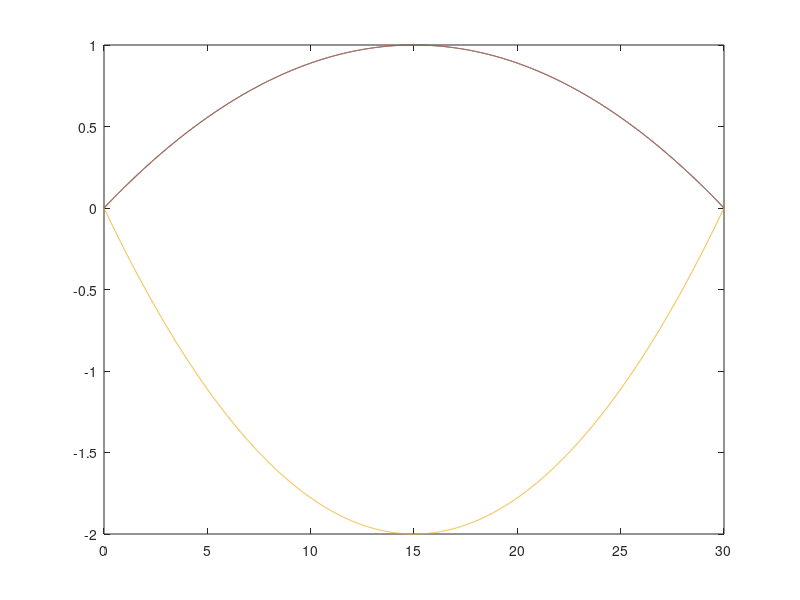
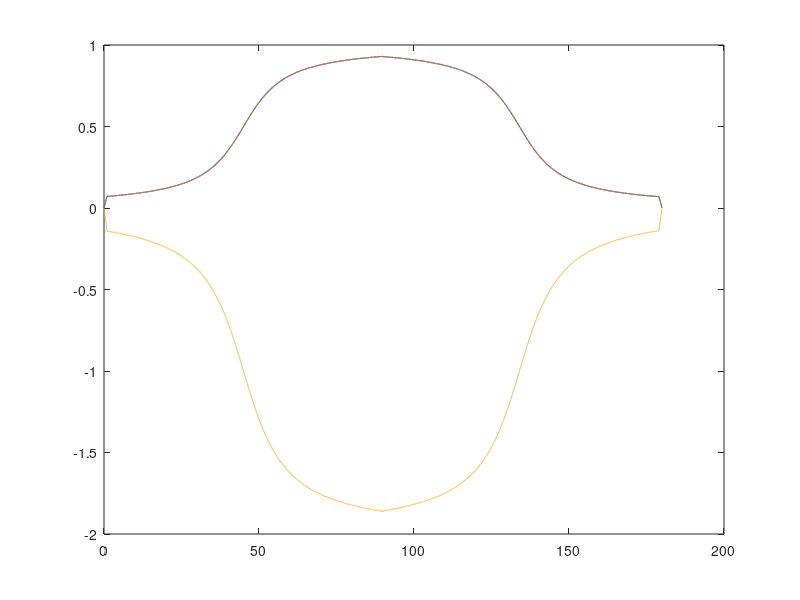

These figures' MATLAB source, in order:
clear;

%% Generate trajectory (parabolic)

t0 = 0.0; tf = 30.0;
dt = 0.01;

targetX = 1;
targetY = 1;
targetZ = -2;

t = t0:dt:tf;
rx = -targetX/(tf/2)^2*t.*(t-tf);
ry = -targetY/(tf/2)^2*t.*(t-tf);
rz = -targetZ/(tf/2)^2*t.*(t-tf);

r = [rx ;ry ;rz];

csvwrite("trajectory.csv", r);

figure(1);
plot(t,rx,t,ry,t,rz);

%% Generate trajectory

t0 = 1.0; tf = 90.0;
dt = 0.01;

targetX = 1;
targetY = 1;
targetZ = -2;

scale = 10;

t = t0:dt:tf;
rx1 = [(0:dt:(t0-dt)).*((atan((t0-tf/2)/scale)*targetX)/pi+targetX/2)/(t0-dt) atan((t-tf/2)/scale)*targetX/pi+targetX/2];
ry1 = [(0:dt:(t0-dt)).*((atan((t0-tf/2)/scale)*targetY)/pi+targetY/2)/(t0-dt) atan((t-tf/2)/scale)*targetY/pi+targetY/2];
rz1 = [(0:dt:(t0-dt)).*(atan((t0-tf/2)/scale)*targetZ/pi+targetZ/2)/(t0-dt) atan((t-tf/2)/scale)*targetZ/pi+targetZ/2];
rx2 = [atan(-(t-tf/2)/scale)*targetX/pi+targetX/2 fliplr(dt:dt:(t0-dt)).*((atan(-(tf-tf/2)/scale)*targetX)/pi+targetX/2)/(t0-dt)];
ry2 = [atan(-(t-tf/2)/scale)*targetY/pi+targetY/2 fliplr(dt:dt:(t0-dt)).*((atan(-(tf-tf/2)/scale)*targetY)/pi+targetY/2)/(t0-dt)];
rz2 = [atan(-(t-tf/2)/scale)*targetZ/pi+targetZ/2 fliplr(dt:dt:(t0-dt)).*(atan(-(tf-tf/2)/scale)*targetZ/pi+targetZ/2)/(t0-dt)];

r = [rx1 rx2;ry1 ry2;rz1 rz2];
t = 0:dt:2*tf;

%csvwrite("trajectory.csv", r);

figure(2);
plot(t,[rx1 rx2],t,[ry1 ry2],t,[rz1 rz2]);

% %% Approximate trajectory by Nth-order polynomial
% 
% % Get trajectory data
% N = 5;
% 
% % Approximate x-trajectory
% p1 = polyfit(t,r,N);
% y1 = polyval(p1, t);
% 
% % Approximate y-trajectory
% p2 = polyfit(t,r,N);
% y2 = polyval(p2, t);
% 
% % Approximate z-trajectory
% p3 = polyfit(t,r,N);
% y3 = polyval(p3, t);
% 
% %% Plot result to compare
% figure(2);
% 
% subplot(3,1,1);
% plot(t,r,t,y1);
% title("x-position");
% ylim([0, -1.5]);
% grid on
% ylabel('Displacement [m]'); 
% xlabel('Time [s]');
% legend({'Actual Trajectory', 'Approx Trajectory'},'Location','southeast')
% 
% subplot(3,1,2);
% plot(t,r,t,y2);
% title("y-position");
% ylim([0, -1.5]);
% grid on
% ylabel('Displacement [m]'); 
% xlabel('Time [s]');
% legend({'Actual Trajectory', 'Approx Trajectory'},'Location','northeast')
% 
% subplot(3,1,3);
% plot(t,r,t,y3);
% title("z-position");
% ylim([0, -1.5]);
% grid on
% ylabel('Displacement [m]'); 
% xlabel('Time [s]');
% legend({'Actual Trajectory', 'Approx Trajectory'},'Location','northeast')